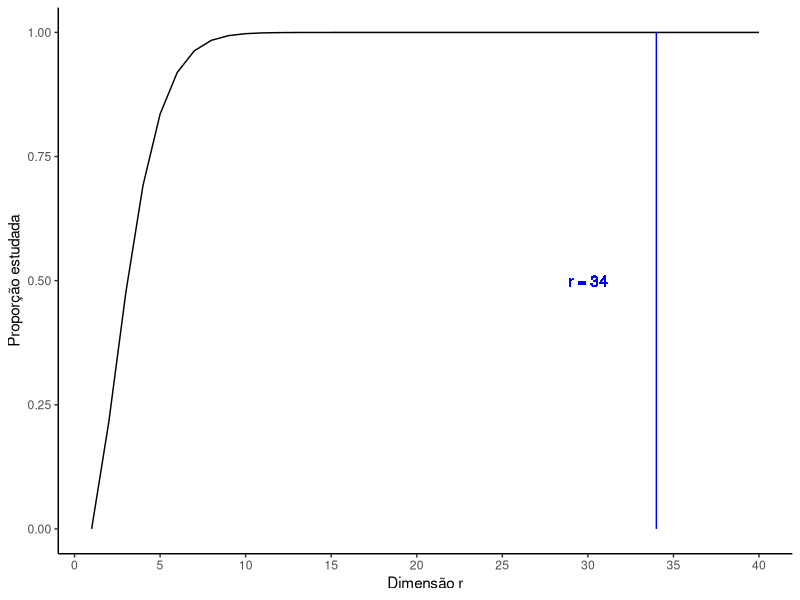

The R script that drew this image:
## ---- chunk 1
options(scipen = 999999)
## ---- chunk 2
r = 1:40
A = 1
vCubo = (2*A)^r
vEsfera = (pi^(r/2))/(gamma(r/2 + 1))*A^r
Prop = 1-vEsfera/vCubo
# 
library(ggplot2)

data = data.frame(n = r, Prop = Prop)
ggplot(data, aes(x = r, y = Prop)) +
  geom_line() +
  geom_line(data = data.frame(x = c(34, 34),y = c(0, 1)), aes(x = x, y = y), 
            color = "blue") +
  geom_text(aes(x = 34, y = 0.5,label = "r = 34            "), 
            color = "blue", hjust = 1) +
  scale_x_continuous(breaks = seq(0, 40, 5)) +
  labs(x = "Dimensão r",
       y = "Proporção estudada") + 
  theme_classic()
